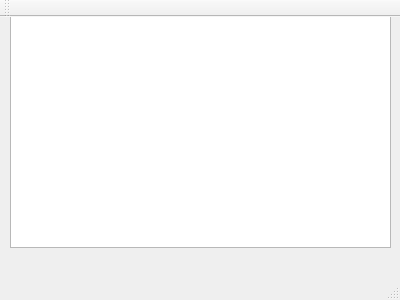
<?xml version="1.0" encoding="UTF-8"?>
<ui version="4.0">
 <class>MainWindow</class>
 <widget class="QMainWindow" name="MainWindow">
  <property name="geometry">
   <rect>
    <x>0</x>
    <y>0</y>
    <width>400</width>
    <height>300</height>
   </rect>
  </property>
  <property name="windowTitle">
   <string>MainWindow</string>
  </property>
  <widget class="QWidget" name="centralWidget">
   <widget class="QTextBrowser" name="textBrowser">
    <property name="geometry">
     <rect>
      <x>10</x>
      <y>-10</y>
      <width>381</width>
      <height>241</height>
     </rect>
    </property>
   </widget>
  </widget>
  <widget class="QMenuBar" name="menuBar">
   <property name="geometry">
    <rect>
     <x>0</x>
     <y>0</y>
     <width>400</width>
     <height>26</height>
    </rect>
   </property>
  </widget>
  <widget class="QToolBar" name="mainToolBar">
   <attribute name="toolBarArea">
    <enum>TopToolBarArea</enum>
   </attribute>
   <attribute name="toolBarBreak">
    <bool>false</bool>
   </attribute>
  </widget>
  <widget class="QStatusBar" name="statusBar"/>
 </widget>
 <layoutdefault spacing="6" margin="11"/>
 <resources/>
 <connections/>
</ui>
